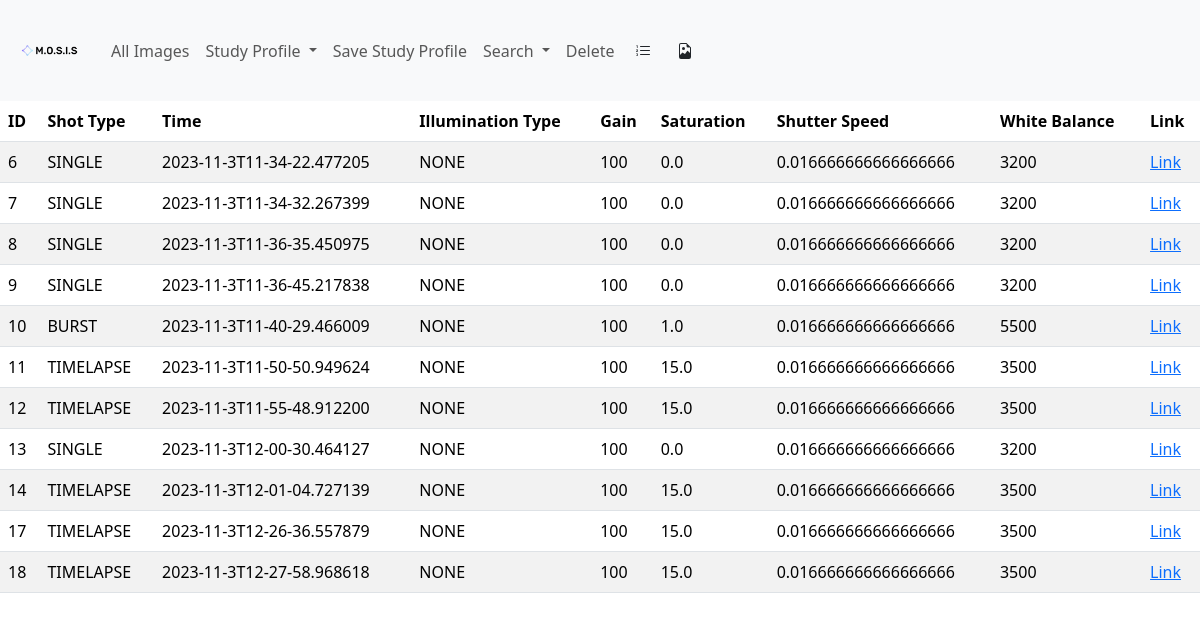
/list, run on an earlier commit of the app's database.
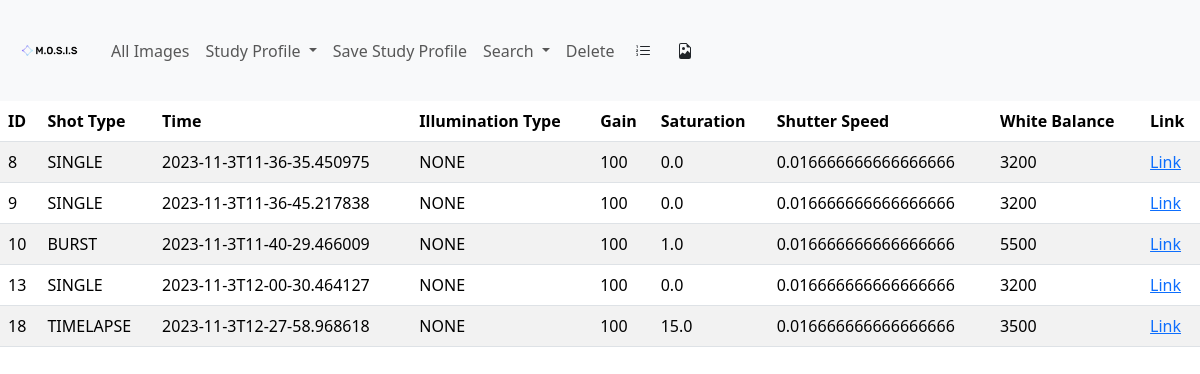
And on a later commit of the database.
### tables this page shows
CREATE TABLE MediaEntry (
        entryId INTEGER PRIMARY KEY UNIQUE,
        shotType TEXT NOT NULL,
        time TEXT NOT NULL ,
        illuminationType TEXT NOT NULL,
        gain REAL NOT NULL,
        saturation INTEGER NOT NULL,
        shutterSpeed TEXT NOT NULL,
        whiteBalance INTEGER NOT NULL
    );

### routes.py (the view)
@app.route("/list")
def listView():
    return render_template("listView.html",
                           MediaEntries=dbQuery.getAllMediaEntry(),
                           str=str,
                           round=round)

### db.py (called while the page is built)
    def getAllMediaEntry(self) -> [MediaEntryInternalRepresentation]:
        ret = self.cursor.execute("SELECT * FROM MediaEntry").fetchall()
        return list(
            map(
                lambda x: DatabaseQuery.
                mediaEntryTableToInternalRepresentation(x), ret))

    @staticmethod
    def mediaEntryTableToInternalRepresentation(dbQuery: (
    )) -> MediaEntryInternalRepresentation:
        return MediaEntryInternalRepresentation(dbQuery[0], dbQuery[1],
                                                dbQuery[2], dbQuery[3],
                                                dbQuery[4], dbQuery[5],
                                                dbQuery[6], dbQuery[7])

### templates/listView.html (shortened to what this page needs)
{% extends 'base.html' %}
{% block body %}
{% if MediaEntries %}
<table class="table table-striped">
    <thead>
        <th scope="col">ID</th>
        <th scope="col">Shot Type</th>
        <th scope="col">Time</th>
        <th scope="col">Illumination Type</th>
        <th scope="col">Gain</th>
        <th scope="col">Saturation</th>
        <th scope="col">Shutter Speed</th>
        <th scope="col">White Balance</th>
        <th scope="col">Link</th>
    </thead>
    <tbody>
    {% for MediaEntry in MediaEntries %}
        <tr>
            <td>{{MediaEntry.entryId}}</td>
            <td>{{MediaEntry.shotType}}</td>
            <td>{{MediaEntry.time}}</td>
            <td>{{MediaEntry.illuminationType}}</td>
            <td>{{round(MediaEntry.gain, 3)}}</td>
            <td>{{MediaEntry.saturation}}</td>
            <td>{{MediaEntry.shutterSpeed}}</td>
            <td>{{MediaEntry.whiteBalance}}</td>
            <td><a href={{"/entry/" + str(MediaEntry.entryId)}}>Link</a></td>
        </tr>
    {% endfor %}
    </tbody>
</table>
{% endif %}
{% endblock %}

### templates/base.html (shortened to what this page needs)
<!DOCTYPE html>
<html lang="en">
  <head>
    <link
      href="{{ url_for('static', filename='bootstrap.css') }}"
      rel="stylesheet"
    />
  </head>
  <body>
    <nav class="navbar navbar-expand-lg bg-body-tertiary">
      <div class="container-fluid">
        <a class="navbar-brand" href="/">
          <img
            alt=""
            src={{ url_for('static', filename="default.png")}}
            height="75rem"
          />
        </a>
        <div class="collapse navbar-collapse" id="navbarSupportedContent">
          <ul class="navbar-nav me-auto mb-2 mb-lg-0">
            <li class="nav-item">
              <a class="nav-link" aria-current="page" href="/"
                >All Images</a
              >
            </li>
            <li class="nav-item dropdown">
          <a class="nav-link dropdown-toggle" href="#" role="button" data-bs-toggle="dropdown" aria-expanded="false">
            Study Profile
          </a>
        </li>
	    <li class="nav-item">
	     <a class="nav-link" aria-current="page" href="/save">Save Study Profile</a>
	    </li>
            <li class="nav-item dropdown">
          <a class="nav-link dropdown-toggle" href="#" role="button" data-bs-toggle="dropdown" aria-expanded="false">
            Search
          </a>
        </li>
        <li class="nav-item"><a href="/delete" class="nav-link">Delete</a></li>
        <a href="/list">
          <button class="btn">
          </button>
        </a>
        <a href="/">
          <button class="btn">
          </button>
        </a>
          </ul>
        </div>
      </div>
    </nav>
   {% block body%} {% endblock %}
  </body>
</html>

What changed in the data, as far as the page shows it:
removed MediaEntry: entryId "6", shotType "SINGLE", time "2023-11-3T11-34-22.477205", illuminationType "NONE", saturation "100", saturation "0.0", shutterSpeed "0.016666666666666666", whiteBalance "3200"
removed MediaEntry: entryId "7", shotType "SINGLE", time "2023-11-3T11-34-32.267399", illuminationType "NONE", saturation "100", saturation "0.0", shutterSpeed "0.016666666666666666", whiteBalance "3200"
removed MediaEntry: entryId "11", shotType "TIMELAPSE", time "2023-11-3T11-50-50.949624", illuminationType "NONE", saturation "100", saturation "15.0", shutterSpeed "0.016666666666666666", whiteBalance "3500"
removed MediaEntry: entryId "12", shotType "TIMELAPSE", time "2023-11-3T11-55-48.912200", illuminationType "NONE", saturation "100", saturation "15.0", shutterSpeed "0.016666666666666666", whiteBalance "3500"
removed MediaEntry: entryId "14", shotType "TIMELAPSE", time "2023-11-3T12-01-04.727139", illuminationType "NONE", saturation "100", saturation "15.0", shutterSpeed "0.016666666666666666", whiteBalance "3500"
removed MediaEntry: entryId "17", shotType "TIMELAPSE", time "2023-11-3T12-26-36.557879", illuminationType "NONE", saturation "100", saturation "15.0", shutterSpeed "0.016666666666666666", whiteBalance "3500"
